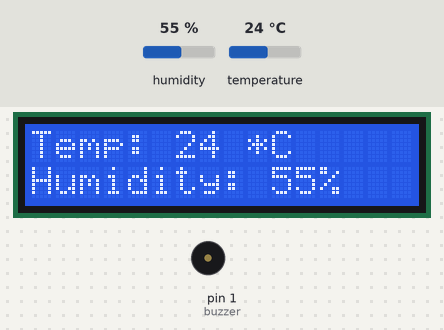
Simulated run of this sketch. Board: Arduino Uno, built with avr-gcc and run on an emulated ATmega328P. Shown: 16×2 character LCD, buzzer (waves = sounding). Inputs (shaded band) come from the test bench; at power-on: temperature 24 °C, humidity 55 %. Sleep ends after the set time or at an interrupt. At 12.6 s the program stops and its outputs stay as they are.

Above: at 2.2 s.
3.3 s: temperature set to 11 °C
At 4.8 s:
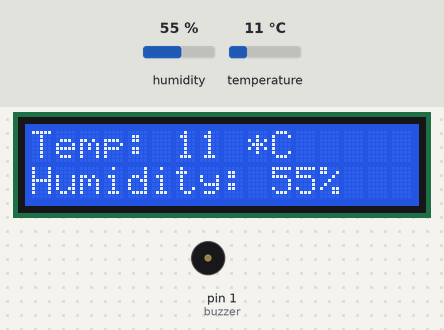
7.3 s: temperature set to 8 °C
At 13.8 s:
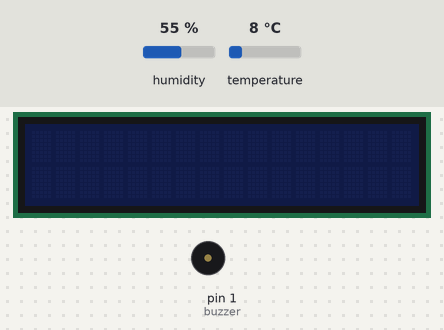
Timing chart, 0 to 14.1 s (numbered marks = the images above; inputs shaded):
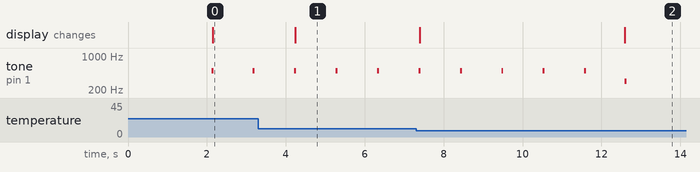

The sketch:

dht11.ino
```cpp
#include <LiquidCrystal_I2C.h>
#include <SimpleDHT.h>
#include <avr/sleep.h>
#include <avr/power.h>

#define buzzer 1
#define pinDHT11 3

LiquidCrystal_I2C lcd(0x3F, 16, 2);  // set the LCD address to 0x3F for a 16 chars and 2 line display (Green)
//LiquidCrystal_I2C lcd(0x27, 16, 2);  // set the LCD address to 0x27 for a 16 chars and 2 line display (Blue)
SimpleDHT11 dht11;

void setup()
{
  set_sleep_mode(SLEEP_MODE_PWR_DOWN);
  pinMode(buzzer, OUTPUT);
  lcd.init();
  lcd.display();
  lcd.backlight();
  lcd.setCursor(0, 0);
  lcd.print(F("Weather Station"));
  lcd.setCursor(0, 1);
  lcd.print(F("By: HA4ever ^_*"));
  delay(2000);
}

void loop()
{
  byte temperature = 0, humidity = 0;
  int err = SimpleDHTErrSuccess;
  for (byte i = 0; i < 10; i++) {
    if ((err = dht11.read(pinDHT11, &temperature, &humidity, NULL)) != SimpleDHTErrSuccess) {
      lcd.clear();
      lcd.setCursor(0, 0);
      lcd.print(F("Read failed!"));
      lcd.setCursor(0, 1);
      lcd.print(F("Error code: "));
      lcd.print(err);
      delay(1000);
      return;
    }
    tone(buzzer, 500, 50);
    lcd.clear();
    lcd.setCursor(0, 0);
    lcd.print(F("Temp: "));
    lcd.print((int)temperature);
    lcd.print(F(" *C"));
    lcd.setCursor(0, 1);
    lcd.print(F("Humidity: "));
    lcd.print((int)humidity);
    lcd.print(F("%"));
    delay(1000);
  }
  enterSleep();
}

void enterSleep(void)
{
  tone(buzzer, 300, 50);
  lcd.noBacklight();
  lcd.noDisplay();
  delay(50);
  power_usi_disable();
  power_timer1_disable();
  power_adc_disable();
  power_all_disable();
  sleep_enable();
  sleep_cpu();
}
```

Measured:
- the behaviour switches between 10 and 9 °C on temperature (found by bisection; images 1 and 2)
- after the input at 3.3 s, the display: changes after 0.94 s (image 1)
- after the input at 7.3 s, the display: first changes after 0.09 s (image 2 shows a later state)
- by itself, tone on pin 1 (buzzer): plays 500 Hz for 0.05 s, 500 Hz for 0.05 s, 500 Hz for 0.05 s, 500 Hz for 0.05 s, 500 Hz for 0.05 s, 300 Hz for 0.05 s
